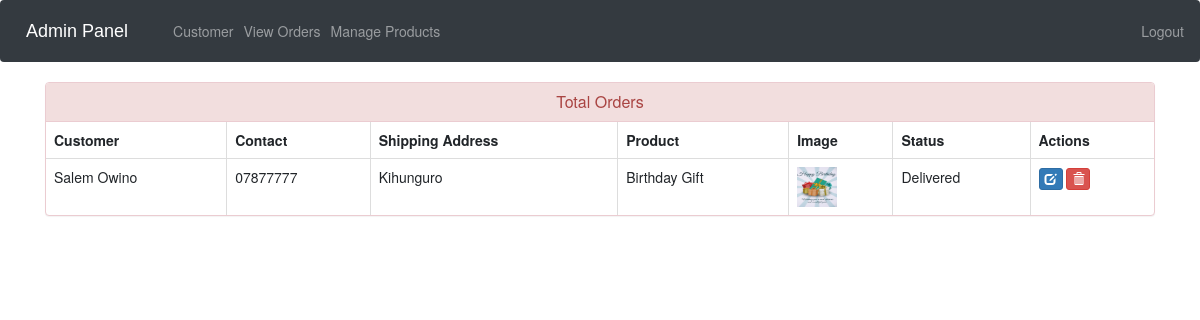
The page /admin-view-booking (signed in) on the database its author committed.
### ecom/models.py (models this page shows, shortened)
class Customer(models.Model):
    user=models.OneToOneField(User,on_delete=models.CASCADE)
    profile_pic= models.ImageField(upload_to='profile_pic/CustomerProfilePic/',null=True,blank=True)
    address = models.CharField(max_length=40)
    mobile = models.CharField(max_length=20,null=False)
    @property
    def get_name(self):
        return self.user.first_name+" "+self.user.last_name

class Orders(models.Model):
    STATUS =(
        ('Pending','Pending'),
        ('Order Confirmed','Order Confirmed'),
        ('Out for Delivery','Out for Delivery'),
        ('Delivered','Delivered'),
    )
    customer=models.ForeignKey('Customer', on_delete=models.CASCADE,null=True)
    product=models.ForeignKey('Product',on_delete=models.CASCADE,null=True)
    email = models.CharField(max_length=50,null=True)
    address = models.CharField(max_length=500,null=True)
    mobile = models.CharField(max_length=20,null=True)
    order_date= models.DateField(auto_now_add=True,null=True)
    status=models.CharField(max_length=50,null=True,choices=STATUS)

class Product(models.Model):
    name=models.CharField(max_length=40)
    product_image= models.ImageField(upload_to='product_image/',null=True,blank=True)
    price = models.PositiveIntegerField()
    description=models.CharField(max_length=40)

### ecom/views.py (the view)
# urls.py: path('admin-view-booking', views.admin_view_booking_view,name='admin-view-booking'),
@login_required(login_url='adminlogin')
def admin_view_booking_view(request):
    orders=models.Orders.objects.all()
    ordered_products=[]
    ordered_bys=[]
    for order in orders:
        ordered_product=models.Product.objects.all().filter(id=order.product.id)
        ordered_by=models.Customer.objects.all().filter(id = order.customer.id)
        ordered_products.append(ordered_product)
        ordered_bys.append(ordered_by)
    return render(request,'ecom/admin_view_booking.html',{'data':zip(ordered_products,ordered_bys,orders)})

### templates/ecom/admin_view_booking.html (shortened to what this page needs)
{% extends 'ecom/admin_base.html' %}
{% load static %}
{% block content %}
<head>
  <link href="//netdna.bootstrapcdn.com/bootstrap/3.0.0/css/bootstrap.min.css" rel="stylesheet" id="bootstrap-css">
</head>
<div class="container">
  <div class="panel panel-danger">
    <div class="panel-heading">
      <h6 class="panel-title">Total Orders</h6>
    </div>
    <table class="table table-hover table-bordered" id="dev-table">
      <thead>
        <tr>
          <th>Customer</th>
          <th>Contact</th>
          <th>Shipping Address</th>
          <th>Product</th>
          <th>Image</th>
          <th>Status</th>
          <th>Actions</th>
        </tr>
      </thead>
      {% for product,customer,order in data %}
      <tr>
        {% for c in customer %}
        <td> {{c.get_name}}</td>
        <td>{{c.mobile}}</td>
        <td>{{order.address}}</td>
        {% endfor %}
        {% for p in product %}
        <td> {{p.name}}</td>
        <td> <img src="{% static p.product_image.url %}" alt="Profile Pic" height="40px" width="40px" /></td>
        <td>{{order.status}}</td>
        <td><a class="btn btn-primary btn-xs" href="{% url 'update-order' order.id  %}"><span class="glyphicon glyphicon-edit"></span></a>
        <a class="btn btn-danger btn-xs" href="{% url 'delete-order' order.id  %}"><span class="glyphicon glyphicon-trash"></span></a></td>
        {% endfor %}
      </tr>
      {% endfor %}
    </table>
  </div>
</div>
{% endblock content %}

### templates/ecom/admin_view_booking.html (style rules this page uses)
a:link { text-decoration: none; }
h6 { text-align: center; }

### rows shown on the page
Orders: address "Kihunguro", status "Delivered"
Customer: get_name "Salem Owino", mobile "07877777"
Product: name "Birthday Gift", product_image (picture)
